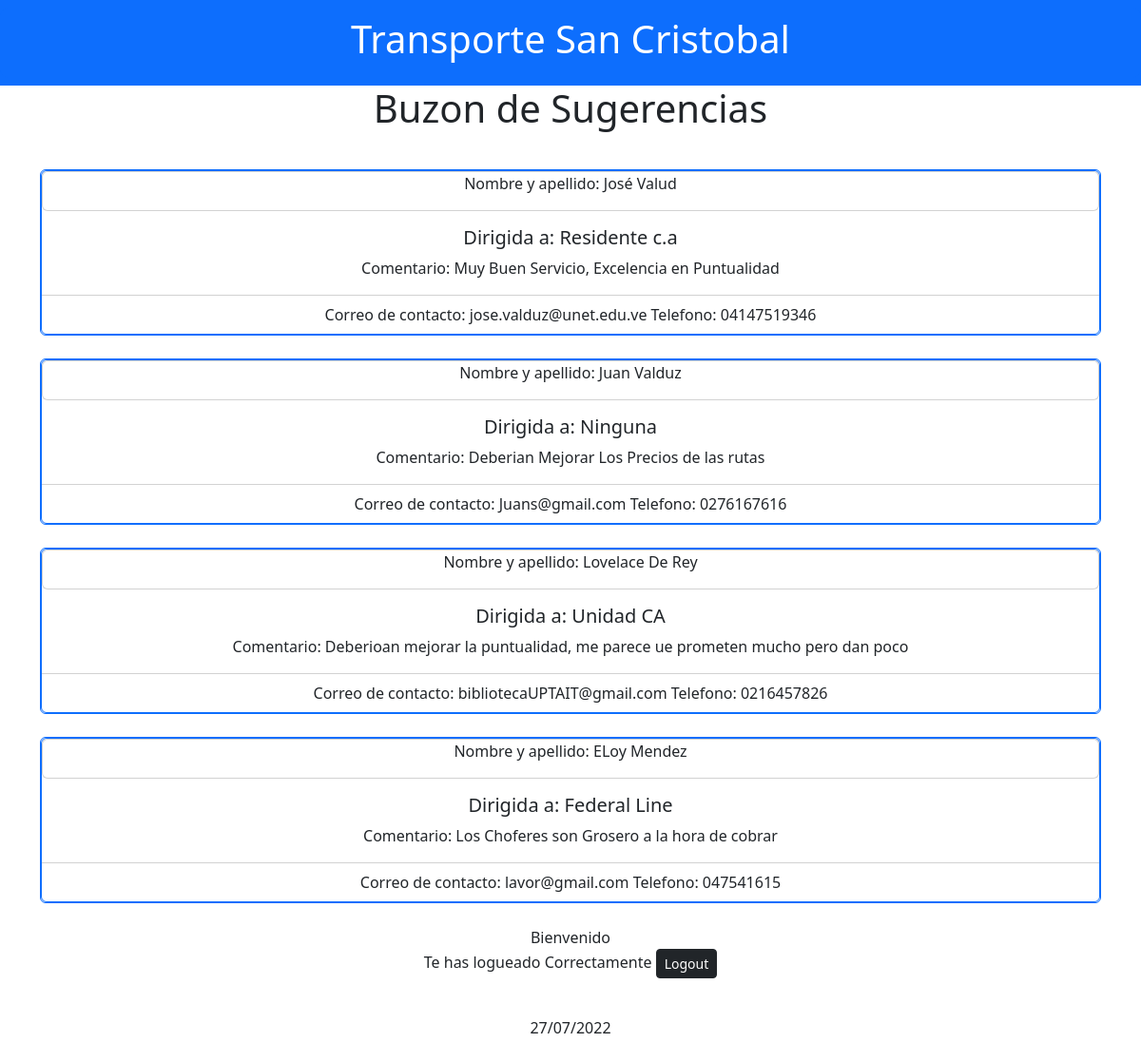
The app's page /alcaldia.php with its own data.
### tables this page shows
CREATE TABLE `comentarios` (
  `id` int(11) NOT NULL,
  `nombre` varchar(200) NOT NULL,
  `apellido` varchar(200) NOT NULL,
  `correo` varchar(200) NOT NULL,
  `tlf` varchar(200) NOT NULL,
  `empresa_l` varchar(200) NOT NULL,
  `comentario` varchar(500) NOT NULL
);

### alcaldia.php (the view, shortened to what this page needs)
<?php
    $conect=mysqli_connect('localhost','root','','database_transporte');
    $man="SELECT * FROM comentarios";
    $resulted=mysqli_query($conect,$man);
?>
<!DOCTYPE html>
<html lang="en">
<head>
    <link href="https://cdn.jsdelivr.net/npm/bootstrap@5.2.0/dist/css/bootstrap.min.css" rel="stylesheet">
</head>
<body>
    <?php require 'partials/header.php'?>
    <figure class="text-center">
        <h1>Buzon de Sugerencias</h1>
    </figure>
    <?php
    while($most=mysqli_fetch_array($resulted)){
    ?>
    <br>
    <div class="container fluid ">
        <div class="card text-center border-primary ">
                    <div class="card border-primary">
                        <div class="card header "><p><?php echo "Nombre y apellido: ".$most['nombre']." ".$most['apellido'] ?></div>
                        <div class="card-body">
                            <h5 class="card-title"><?php echo "Dirigida a: ".$most['empresa_l'];?></h5>
                            <p class="card-text"><?php echo "Comentario: ".$most['comentario']; ?></p>
                        </div>
                        <div class="card-footer bg-transparent border-succes"><?php echo "Correo de contacto: ".$most['correo']." Telefono: ".$most['tlf']; ?></div>
                    </div>
        </div>
    </div>
    <?php
    }
    ?>
</body>
<?php require 'partials/footer.php'?>
</html>

### records on screen
comentarios: nombre "José", apellido "Valud", empresa_l "Residente c.a", comentario "Muy Buen Servicio, Excelencia en Puntualidad", correo "jose.valduz@unet.edu.ve", tlf "04147519346"
comentarios: nombre "Juan", apellido "Valduz", empresa_l "Ninguna", comentario "Deberian Mejorar Los Precios de las rutas", correo "Juans@gmail.com", tlf "0276167616"
comentarios: nombre "Lovelace", apellido "De Rey", empresa_l "Unidad CA", comentario "Deberioan mejorar la puntualidad, me parece ue prometen mucho pero dan poco", correo "bibliotecaUPTAIT@gmail.com", tlf "0216457826"
comentarios: nombre "ELoy", apellido "Mendez", empresa_l "Federal Line", comentario "Los Choferes son Grosero a la hora de cobrar", correo "lavor@gmail.com", tlf "047541615"
